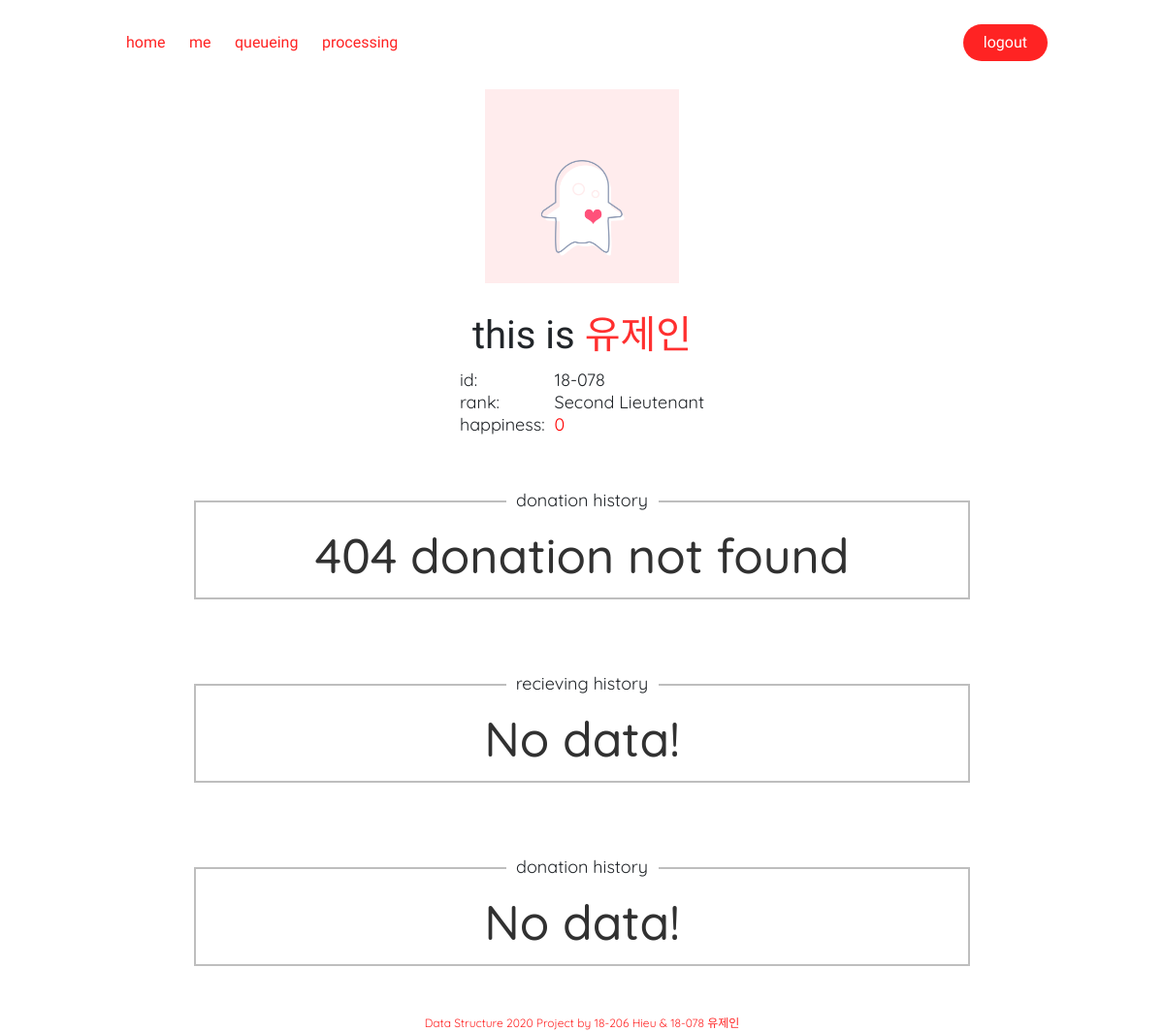
The app's page /profiles/18-078/ (signed in) with its own data.
### users/models.py (models this page shows, shortened)
class Student(AbstractBaseUser):
    username                = models.CharField(max_length=100, unique=True)
    student_id              = models.CharField(max_length=6, unique=True)
    rank                    = models.CharField(max_length=100, default='Layman')
    happiness               = models.IntegerField(default=0)
    medals                  = models.TextField(default='')
    date_joined             = models.DateTimeField(verbose_name='date joined', auto_now_add=True)
    last_login              = models.DateTimeField(verbose_name='last login', auto_now=True)
    is_admin                = models.BooleanField(default=False)
    is_active               = models.BooleanField(default=True)
    is_staff                = models.BooleanField(default=False)
    is_superuser            = models.BooleanField(default=False)
    USERNAME_FIELD = 'student_id'
    REQUIRED_FIELDS = ['username',]
    objects = MyStudentManager()

### users/views.py (the view)
# urls.py: path('profiles/<slug:stuid>/', dynamicProfileLookup, name='profile'),
def dynamicProfileLookup(request, stuid):
    student = Student.objects.get(student_id=stuid)
    trans_don = transaction.objects.filter(author=stuid)
    trans_rep = transaction.objects.filter(accepter=stuid)
    context = {
        "student" : student,
        "trans-au" : trans_don,
        "trans-ac" : trans_rep,
    }
    return render(request, "accounts/details.html", context)

### templates/accounts/details.html (shortened to what this page needs)
{% extends 'base.html' %}
{% block content %}
{% if user.is_authenticated %}
<div id='profile'>
    <img src="/static/profile-picture/{% if student.rank == 'God' %}god.png{% else %}normal.png{% endif %}" style="width:200px">
    <div id='profile-child'>
        <h1 style="font-family: 'Amatic SC', cursive,'Single Day', cursive;font-size: 40px;text-align: center;margin-bottom: 10px;">this is <span style='color:rgb(255, 47, 47)'>{{student.username}}</span></h1>
        <table id='profile-table'>
            <td>id: </th>
            <td style="padding-left: 10px;"> {{student.student_id}}</th>
            <tr>
            <td>rank: </td>
            <td style="padding-left: 10px;"> {{student.rank}}</td>
            </tr>
            <tr>
            <td>happiness: </td>
            <td style="padding-left: 10px;color:red"> {{student.happiness}}</td>
            </tr>
        </table>
    </div>
</div>
{% include 'items/history-details.html' %}
{% else %}
<h1 id='content-text'> Please Login <a href="{% url 'login' %}" id='content-text'>Here</a> </h1>
{% endif %}
{% endblock %}

### templates/base.html (style rules this page uses)
* { box-sizing: border-box; margin: 0; padding: 0; background-color: rgb(255, 255, 255); }
#profile { max-width: 1000; margin: 0px auto 10px auto; border-color: #ff2323; display: grid; }
#profile td { font-family: 'Quicksand', sans-serif; font-size: 18px; }
#profile-child { margin: 30px auto 0 auto; }
#profile img { margin: 0 auto 0 auto; }

### records on screen
Student: username "유제인", student_id "18-078", rank "Second Lieutenant", happiness "0"
